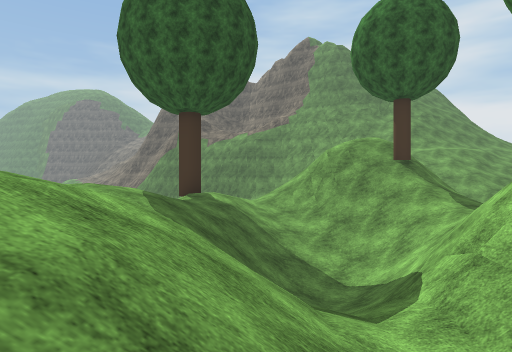
[1] (above)

24 first-person views from a walk through a 3-D level made in the Unity game engine. The camera is 1.4 m above the floor, looks level and sees 75° across. The floor is counted in squares, 2 m on a side. Each view is taken from the middle of a square. On the plan, view 1 faces up. The plan holds only what a view shows up to about 10 squares ahead; the rest is blank. The place goes on beyond the plan. Some trees and plants on the terrain are drawn as simple stand-ins. The player character is not drawn. Surface patterns are stand-ins for the level's own textures.

[2]
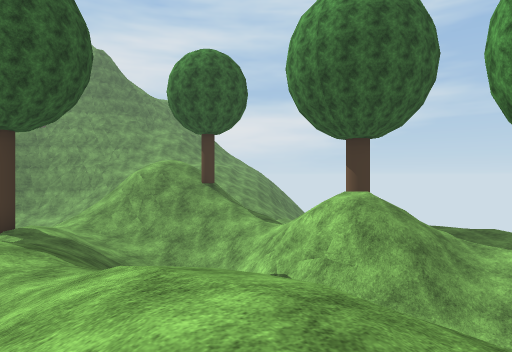

[3]
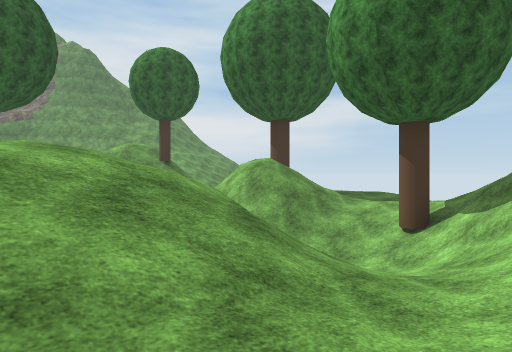

[4]
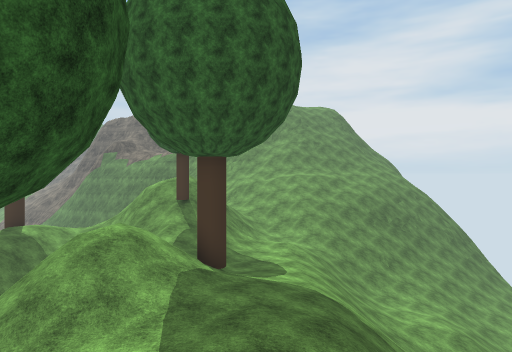

[5]
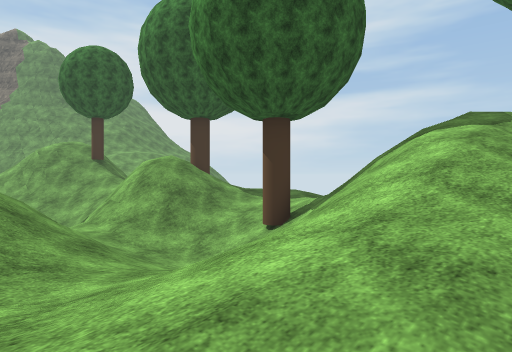

[6]
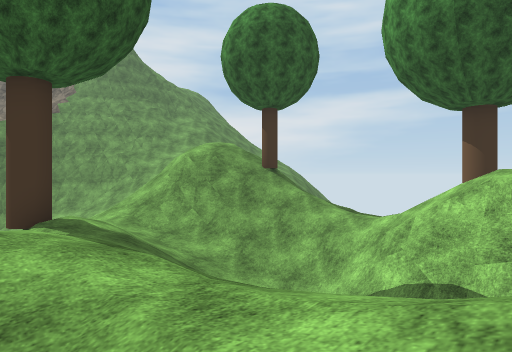

[7]
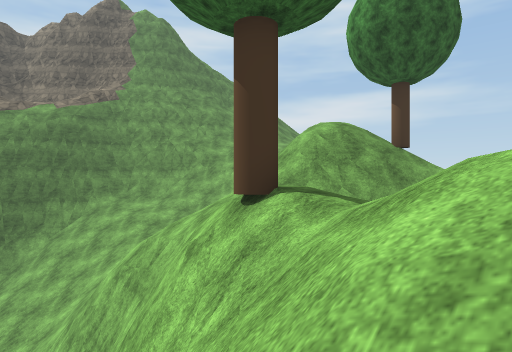

[8]
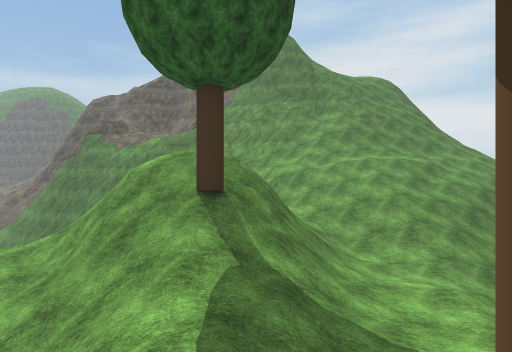

[9]
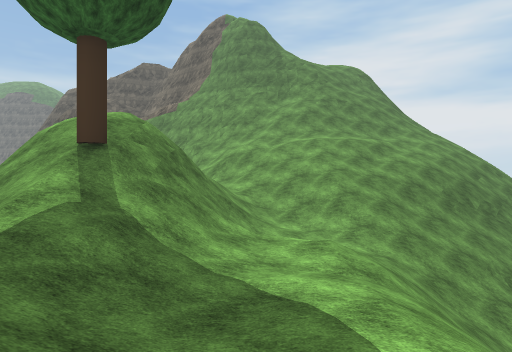

[10]
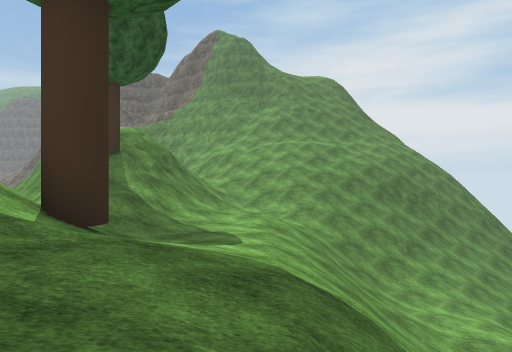

[11]
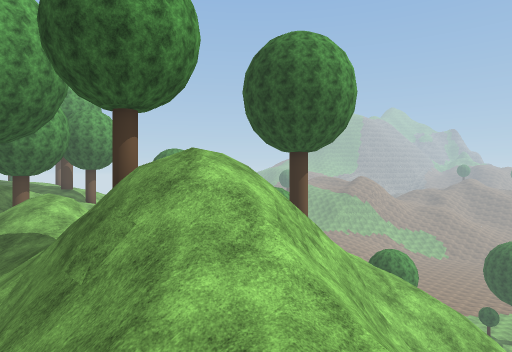

[12]
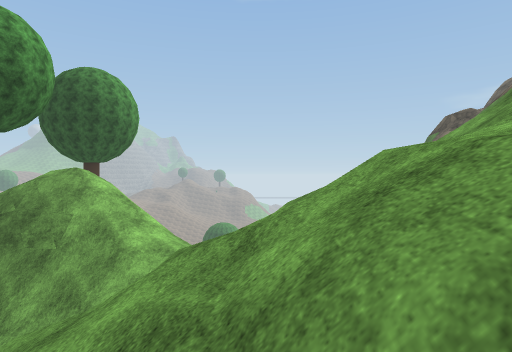

[13]
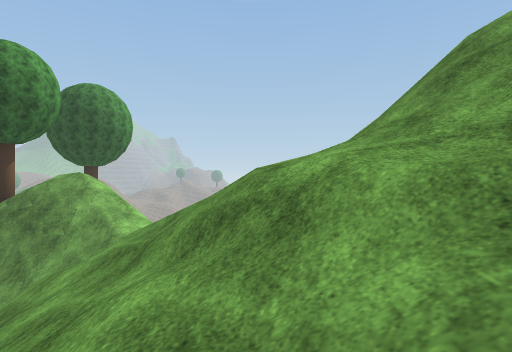

[14]
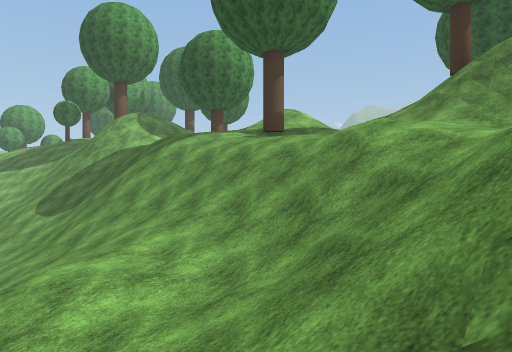

[15]
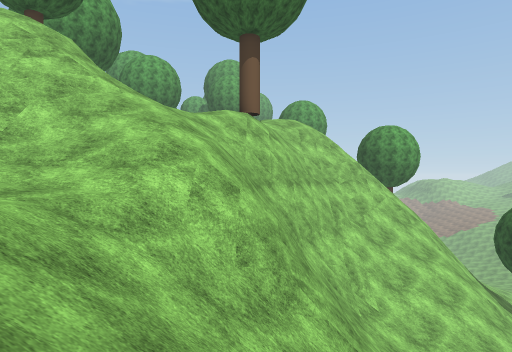

[16]
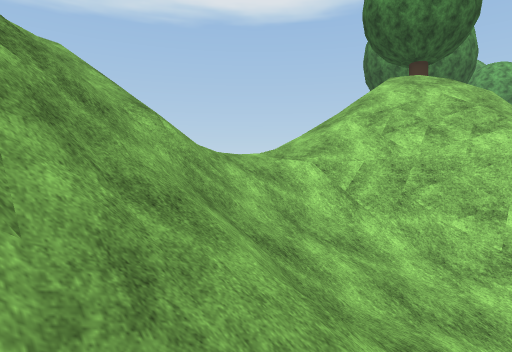

[17]
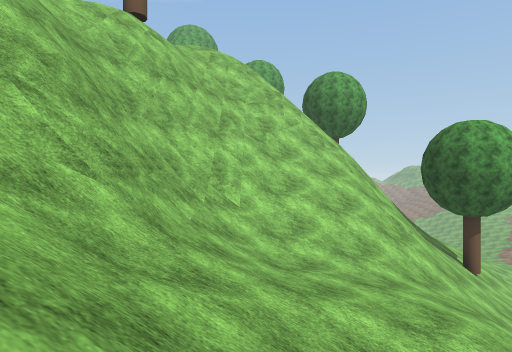

[18]
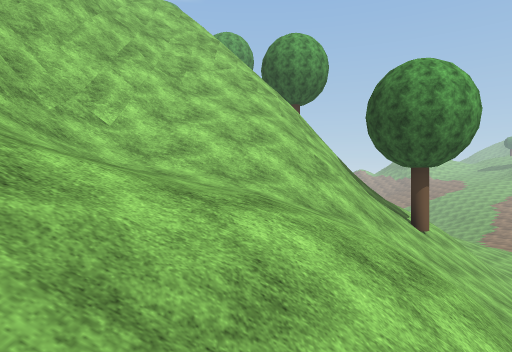

[19]
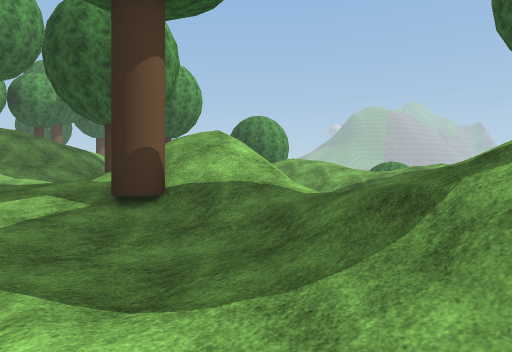

[20]
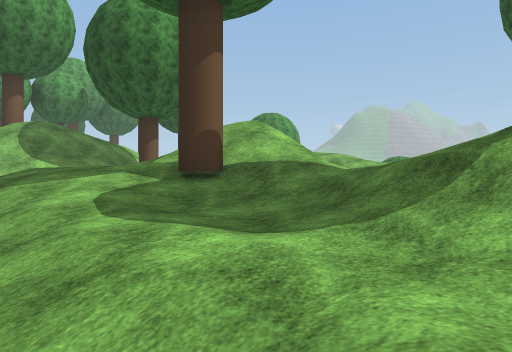

[21]
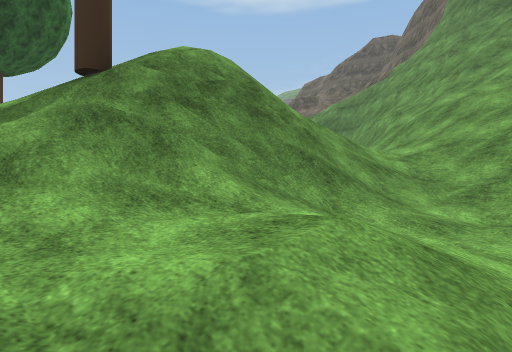

[22]
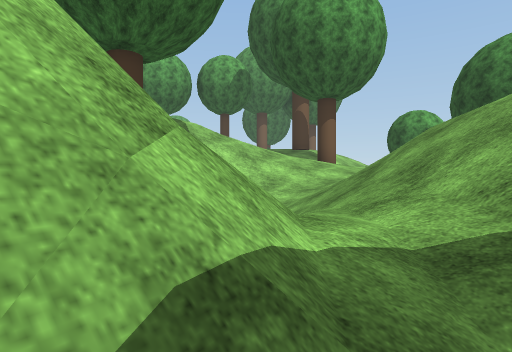

[23]
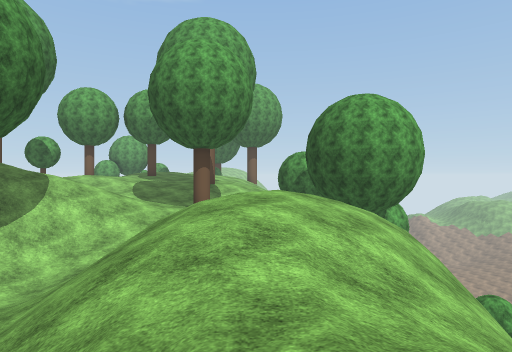

[24]
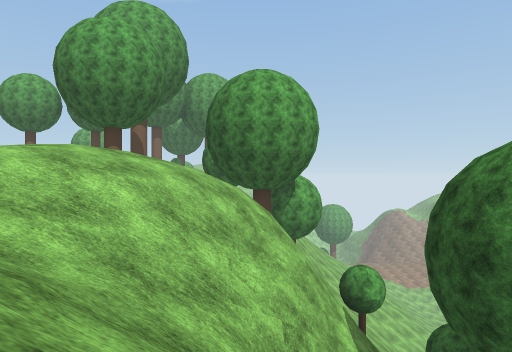

### Floor plan
Key: @ floor where view 1 was taken; # wall or solid block; x gap in a wall; . main floor; : floor 0.75 m higher than the main floor; - floor 0.75 m lower than the main floor; + floor 1.5 m higher than the main floor; _ floor 1.5 m lower than the main floor; < floor 2.5 m lower than the main floor; ( floor 4.75 m lower than the main floor; ! floor 5.5 m lower than the main floor; ? floor 11.25 m lower than the main floor; / step, stairs or slope; = window, fence, low wall or low ledge; v drop or lower ground; T tree.
Columns run from 14 left of view 1 to 14 right of it. Each row starts with its distance up from view 1.
 20                     =/ ///
 19             /  //#=////////
 18          /      ////////////
 17        / ////// /////////////
 16        /////////////////////
 15       /////##//////..//////
 14       /??//##///##///////////
 13       /??/##v///##///////////
 12    ///////##v///x///=/_//////
 11   ////////##v/./=///#/__/////
 10  /////////#v////=/T///_//////
  9  ////=///##vT.///////--///(!/
  8 ///T=#==##v//////////__///(//
  7 ////###=##v//////////_-///(//
  6          //+/////////--/////
  5          ////////#//T-//////
  4          ///:///=#//////////
  3          ////////////../////
  2         #=//+///////..//////
  1        ##v//+///_///../  ///
  0       T#v//+//@/</T/..
 -1        #v/ ////////////
 -2        #   /.--////////
 -3            . .////////
 -4              .../////
 -5              /T///

Where each view was taken, in squares from view 1:
view 1: 0 up, 0 right, facing up
view 2: 0 up, 3 left, facing up-right
view 3: 3 down, 3 left, facing up-right
view 4: 3 down, 7 right, facing up
view 5: 5 down, 1 left, facing up-right
view 6: 3 up, 3 left, facing up-right
view 7: 6 up, 5 left, facing up-right
view 8: 4 up, 5 right, facing up
view 9: 4 up, 7 right, facing up
view 10: 1 up, 8 right, facing up
view 11: 16 up, 7 right, facing down-left
view 12: 16 up, 12 right, facing left
view 13: 17 up, 14 right, facing left
view 14: 12 up, 14 right, facing down-left
view 15: 19 up, 2 left, facing down
view 16: 19 up, 1 right, facing down-right
view 17: 18 up, 5 left, facing down
view 18: 17 up, 7 left, facing down
view 19: 9 up, 8 right, facing down-left
view 20: 9 up, 9 right, facing down-left
view 21: 8 up, 9 right, facing up-left
view 22: 5 up, 2 right, facing down
view 23: 6 up, 2 left, facing down
view 24: 6 up, 5 left, facing down
